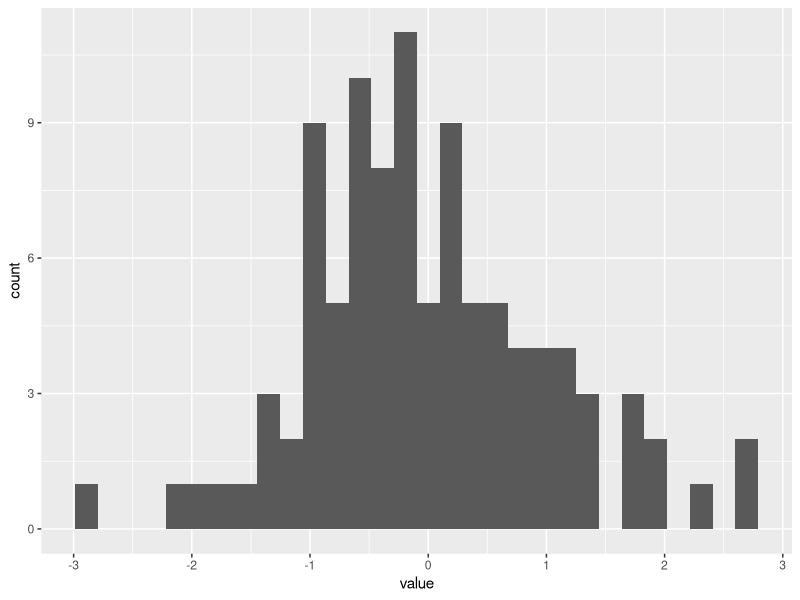

This figure's R source:
# library
library(ggplot2)

# dataset:
data=data.frame(value=rnorm(100))

# basic histogram
p <- ggplot(data, aes(x=value)) + geom_histogram()

p